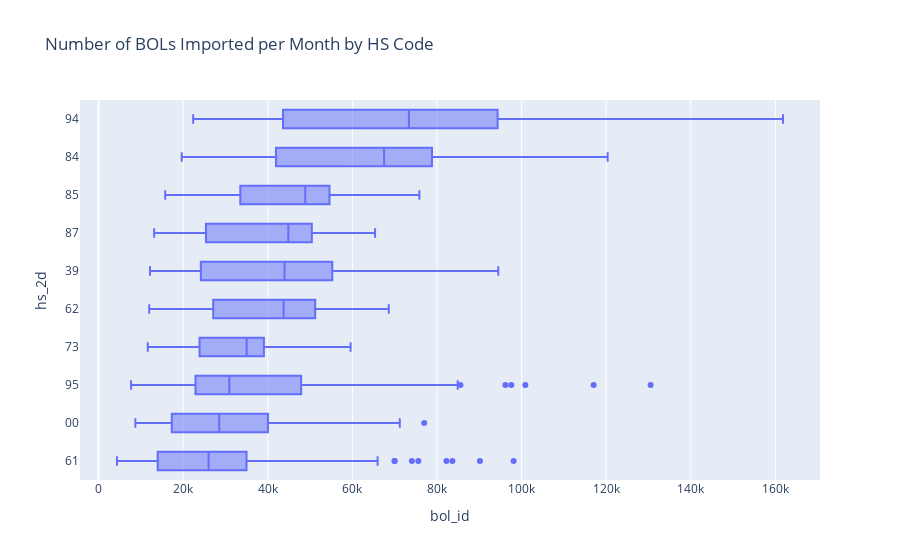

Source (notebook cell):
### Code cell
box_counts_by_time(
    data_lzdf=imports_lzdf,
    value_var='bol_id',
    group_var='hs_2d',
    time_var='month',
    title='Number of BOLs Imported per Month by HS Code'
)

### Figure 1 — Plotly figure (JSON) as saved in the notebook; plotly's stock layout.template omitted (floating-point values rounded to 4 significant figures; data arrays with more than 128 entries replaced by an {"elided": "..."} marker saying what was removed)
{"data": [{"alignmentgroup": "True", "hovertemplate": "bol_id=%{x}<br>hs_2d=%{y}<extra></extra>", "legendgroup": "", "marker": {"color": "#636efa"}, "name": "", "notched": false, "offsetgroup": "", "orientation": "h", "showlegend": false, "type": "box", "x": {"elided": "2270 int values"}, "x0": " ", "xaxis": "x", "y": {"elided": "2270 str values"}, "y0": " ", "yaxis": "y"}], "layout": {"boxmode": "group", "legend": {"tracegroupgap": 0}, "title": {"text": "Number of BOLs Imported per Month by HS Code"}, "xaxis": {"anchor": "y", "domain": [0, 1], "title": {"text": "bol_id"}}, "yaxis": {"anchor": "x", "categoryarray": ["61", "00", "95", "73", "62", "39", "87", "85", "84", "94"], "categoryorder": "array", "domain": [0, 1], "title": {"text": "hs_2d"}}}}
